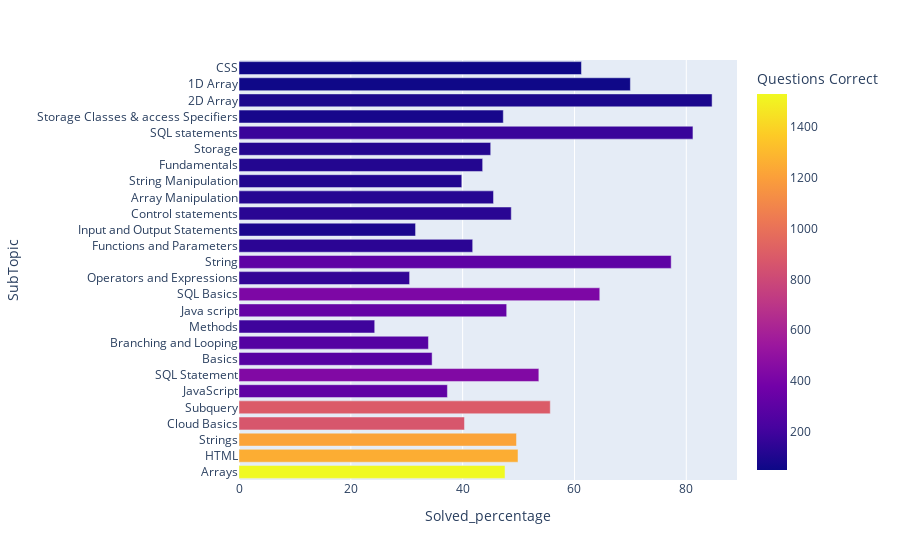

Notebook code for this chart:
### Code cell
fig = px.bar(M1_subtopic_questions, y="SubTopic", x="Solved_percentage",color='Questions Correct')
fig.show()

### Figure 1 — Plotly figure (JSON) as saved in the notebook; plotly's stock layout.template omitted (floating-point values rounded to 4 significant figures)
{"data": [{"alignmentgroup": "True", "hovertemplate": "Solved_percentage=%{x}<br>SubTopic=%{y}<br>Questions Correct=%{marker.color}<extra></extra>", "legendgroup": "", "marker": {"color": [1531, 1256, 1217, 867, 893, 312, 436, 277, 268, 192, 327, 422, 155, 303, 135, 90, 131, 122, 106, 112, 113, 177, 78, 88, 56, 49], "coloraxis": "coloraxis", "pattern": {"shape": ""}}, "name": "", "offsetgroup": "", "orientation": "h", "showlegend": false, "textposition": "auto", "type": "bar", "x": [47.58, 49.9, 49.63, 40.33, 55.67, 37.28, 53.63, 34.54, 33.88, 24.27, 47.88, 64.53, 30.51, 77.3, 41.8, 31.58, 48.7, 45.52, 39.85, 43.58, 45.02, 81.19, 47.27, 84.62, 70, 61.25], "xaxis": "x", "y": ["Arrays", "HTML", "Strings", "Cloud Basics", "Subquery", "JavaScript", "SQL Statement", "Basics", "Branching and Looping", "Methods", "Java script", "SQL Basics", "Operators and Expressions", "String", "Functions and Parameters", "Input and Output Statements", "Control statements", "Array Manipulation", "String Manipulation", "Fundamentals", "Storage", "SQL statements", "Storage Classes & access Specifiers", "2D Array", "1D Array", "CSS"], "yaxis": "y"}], "layout": {"barmode": "relative", "coloraxis": {"colorbar": {"title": {"text": "Questions Correct"}}, "colorscale": [[0, "#0d0887"], [0.1111, "#46039f"], [0.2222, "#7201a8"], [0.3333, "#9c179e"], [0.4444, "#bd3786"], [0.5556, "#d8576b"], [0.6667, "#ed7953"], [0.7778, "#fb9f3a"], [0.8889, "#fdca26"], [1, "#f0f921"]]}, "legend": {"tracegroupgap": 0}, "margin": {"t": 60}, "xaxis": {"anchor": "y", "domain": [0, 1], "title": {"text": "Solved_percentage"}}, "yaxis": {"anchor": "x", "domain": [0, 1], "title": {"text": "SubTopic"}}}}
